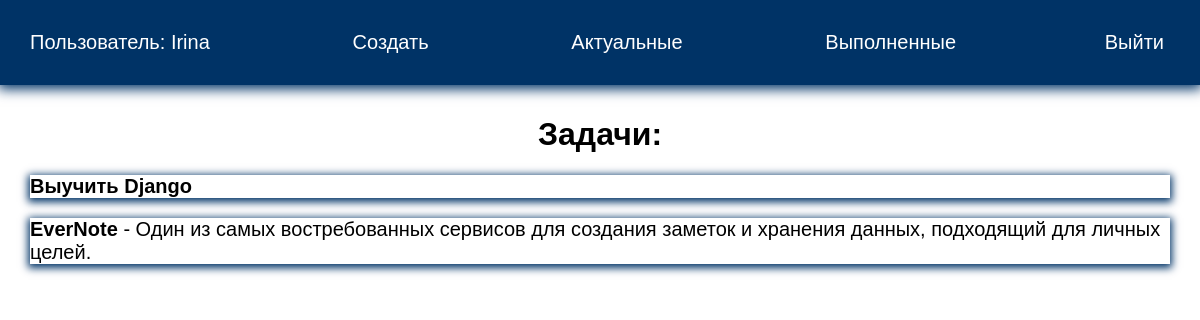
Screenshot of /current/ (signed in) with the database file from the repository.
### todo/models.py (models this page shows, shortened)
class Todo(models.Model):
    title = models.CharField(max_length=100)
    memo = models.TextField(blank=True)
    created = models.DateTimeField(auto_now_add=True)
    date_completed = models.DateTimeField(blank=True, null=True)
    important = models.BooleanField(default=False)
    user = models.ForeignKey(User, on_delete=models.CASCADE)

### todo/views.py (the view)
# urls.py: path('current/', views.current_todos, name='currenttodos'),
@login_required
def current_todos(request):
    todos = Todo.objects.filter(user=request.user, date_completed__isnull=True)
    return render(request, 'todo/currenttodos.html', {'todos': todos})

### todo/templates/todo/currenttodos.html
{% extends 'todo/base.html' %}
{% block content %}
<h1>Задачи:</h1>
<ul>
    {% for todo in todos %}
    <li>
        {% if todo.important %}
        <b>{{todo.title}}</b>
        {% else %}
        {{todo.title}}
        {% endif %}
        {% if todo.memo %}
            - {{ todo.memo }}
        {% endif %}
    </li>
    {% endfor %}
</ul>
{% endblock %}

### todo/templates/todo/base.html (shortened to what this page needs)
<!DOCTYPE html>
{% load static %}
<html lang="en">
<head>
    <link rel="stylesheet" href="{% static 'css/style.css' %}">
</head>
<body>
<div class="menu">
    <div class="wrap">
        <ul>
            {% if user.is_authenticated %}
            <li class="logo">Пользователь: {{ user.username }}</li>
            <li><a href="{% url 'createtodo' %}">Создать</a></li>
            <li><a href="{% url 'currenttodos' %}">Актуальные</a></li>
            <li><a href="{% url 'completedtodos' %}">Выполненные</a></li>
            <li>
                <form action="{% url 'logoutuser' %}" method="post">
                    <button class="top">Выйти</button>
                </form>
            </li>
            {% else %}
            <li><a href="{% url 'signupuser' %}">Зарегистрироваться</a></li>
            <li><a href="{% url 'loginuser' %}">Войти</a></li>
            {% endif %}
        </ul>
    </div>
</div>
<div class="content">
    <div class="wrap">
        {% block content %}
        {% endblock %}
    </div>
</div>
</body>
</html>

### todo/static/css/style.css (style rules this page uses)
body { padding: 0; margin: 0; font-family: Arial, Helvetica, sans-serif; }
.wrap { max-width: 1200px; margin: 0 auto; padding: 10px 30px; box-sizing: border-box; }
.menu { background: #003366; box-shadow: 0 2px 12px 2px #003366; }
ul { list-style: none; padding: 0; }
.menu ul { display: flex; justify-content: space-between; align-items: center; font-size: 20px; }
.menu a, .menu li { color: #FFF; }
a { text-decoration: none; }
.center, h1, h2, h3 { text-align: center; }
.top { background: transparent; border: none; color: #FFF; font-size: 20px; cursor: pointer; }
.content li { box-shadow: 0 2px 8px 2px #003366; margin-bottom: 20px; font-size: 20px; }

### rows the page displays
Todo: title "Выучить Django"
Todo: title "EverNote", memo "Один из самых востребованных сервисов для создания заметок и хранения данных, подходящий для личных целей."

### other values shown
{{ user.username }} "Irina"
